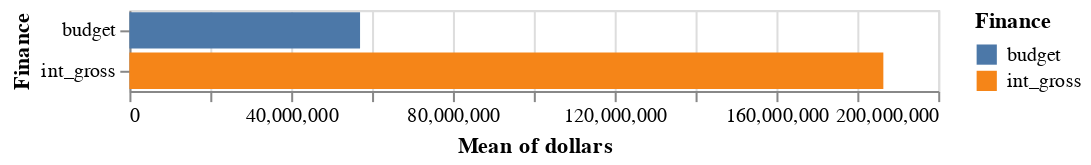

Notebook cell for this chart:
### Markdown cell above
### Replicate Vis 4 
Hint: 


*   Do I need a long form or wide form data? Which type of data do I have?

### Code cell
movies_wide=movies_test.loc[:,["Title","budget","int_gross"]].reindex()
movies_long=movies_wide.melt('Title', var_name='Finance', value_name='Mean of dollars')
c1 = alt.Chart(movies_long).mark_bar().encode(
    x=alt.X('mean(Mean of dollars):Q',title='Mean of dollars'),
    y=alt.Y('Finance:N'),
    color = alt.Color("Finance:N")
)
c1

### Figure 1 — Vega-Lite specification as saved in the notebook (floating-point values rounded to 4 significant figures; data arrays with more than 128 entries replaced by an {"elided": "..."} marker saying what was removed)
{"config": {"view": {"continuousWidth": 400, "continuousHeight": 300}}, "data": {"name": "data-ad29dda97964ebd26a4022f3a39ed2f0"}, "mark": "bar", "encoding": {"color": {"type": "nominal", "field": "Finance"}, "x": {"type": "quantitative", "aggregate": "mean", "field": "Mean of dollars", "title": "Mean of dollars"}, "y": {"type": "nominal", "field": "Finance"}}, "$schema": "https://vega.github.io/schema/vega-lite/v4.0.2.json", "datasets": {"data-ad29dda97964ebd26a4022f3a39ed2f0": {"elided": "3230 records"}}}
